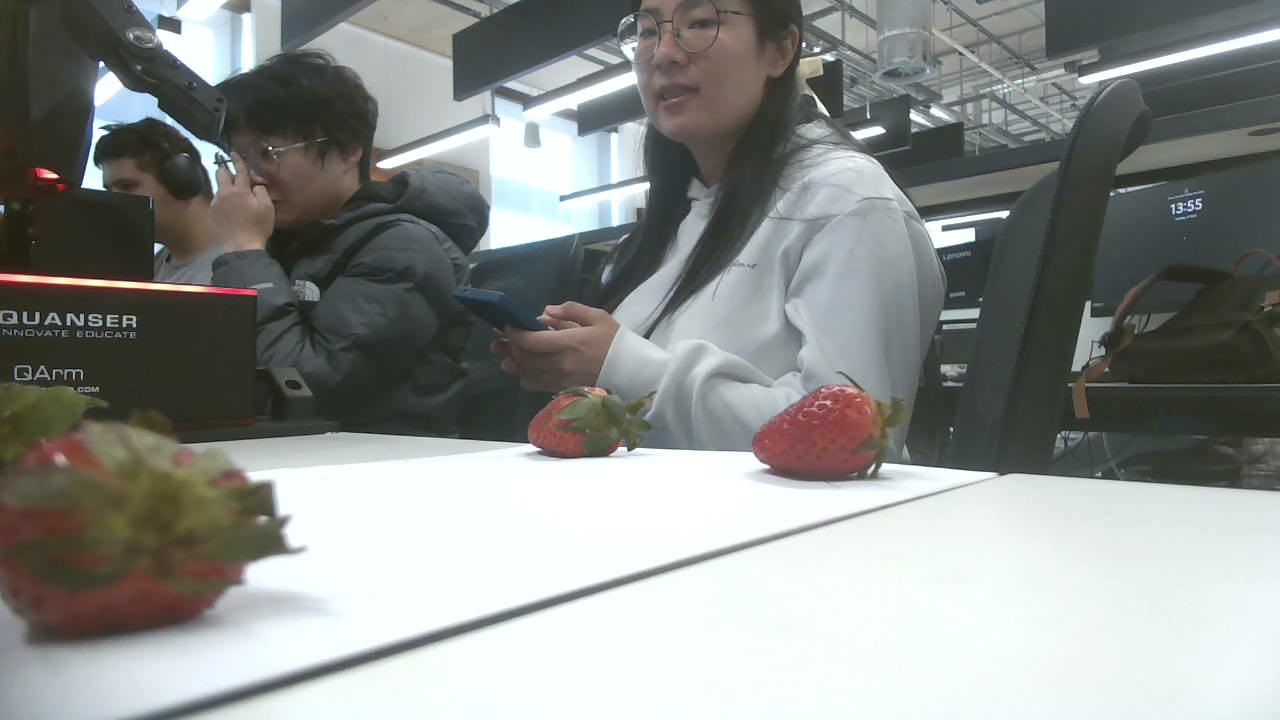
#> input picture logs/ugreen_pickhome1_reference.png, 1280 x 720 px
$ python -i fruit_detector.py   (imports and definitions only)
#> lines starting #> are read from the running program, lines starting #| are printed output that depends on the picture; after the words box and inside, x2 and y2 are one past the last pixel; in counts of white or black regions, pixels touching at a corner belong together
#> further down, picture is the input picture: shape (720, 1280, 3); mean B, G, R 140.3, 143.1, 139.8
"""
Fruit detector for the overhead-vision pipeline.

See docs/superpowers/specs/2026-04-22-overhead-vision-pipeline-design.md §3.2.

Consumes a D415 RGB frame, a D415 depth frame, and a SessionCal (from D1).
Returns a list of `Detection` objects, each carrying the fruit type,
pixel + base-frame coordinates, and confidence.

Pure OpenCV 4.x; no hardware imports, no ML.
"""
from __future__ import annotations
from dataclasses import dataclass
from typing import Any
import numpy as np
import cv2


@dataclass
class Detection:
    fruit_type: str              # "banana" | "tomato" | "strawberry"
    center_px: tuple             # (cx, cy) in image pixels
    center_base_m: np.ndarray    # shape (3,) XYZ in robot base frame, metres
    confidence: float            # 0..1
    area_px: int
    bbox: tuple                  # (x, y, w, h) — opencv convention
    # XY unit vector in base frame pointing from the red centroid toward
    # the calyx centroid. Strawberry-only and only when green pixels were
    # actually found; banana/tomato leave this as None. Consumed by
    # picker_viewer._pick_one to bias the pick toward the wide body.
    calyx_dir_base_unit: np.ndarray | None = None

    # [12 lines left out: function to_dict, not called in this run]


# ------------------------------------------------------------------------
# Default HSV ranges (OpenCV convention: H=0-179, S=0-255, V=0-255).
# Starting values for lab tuning; hsv_tuner.py (D4-AM) can override.
# ------------------------------------------------------------------------
HSV_RANGES = {
    # Widened on 2026-04-22 after lab sampling: banana under warm lighting
    # sits at H≈15 (orange-yellow), and tomato shadows go down to V≈59.
    "banana":      {"h": [14, 40],  "s": [80, 255], "v": [60, 255]},
    "tomato":      {"h_wrap1": [0, 10],  "h_wrap2": [170, 180],
                    "s": [80, 255], "v": [40, 255]},
    "strawberry":  {"h_wrap1": [0, 10],  "h_wrap2": [170, 180],
                    "s": [80, 255], "v": [40, 255]},
    "green_calyx": {"h": [15, 90],  "s": [30, 255], "v": [15, 255]},  # widened 2026-04-27: prior s>=60 missed dim leaves entirely (every diag contour reported 0.0); prior h>=20 missed yellowed/dying calyx leaves whose hue falls into the orange-yellow range (H~15-20). H=15 still excludes red (H<10) so cross-class HSV stays clean.
}

_OPEN_KERNEL = np.ones((5, 5), np.uint8)
_CLOSE_KERNEL = np.ones((9, 9), np.uint8)


def hsv_mask(bgr: np.ndarray, ranges: dict) -> np.ndarray:
    """
    Build a cleaned binary mask from a BGR image using an HSV ranges dict.

    Accepts two shapes:
      single range:    {"h": [lo, hi], "s": [lo, hi], "v": [lo, hi]}
      wrap-around hue: {"h_wrap1": [..], "h_wrap2": [..], "s": [..], "v": [..]}

    Applies MORPH_OPEN 5x5 then MORPH_CLOSE 9x9 to suppress speckle and
    fill small holes.

    Returns uint8 mask of the same HxW as the input; 0 or 255.
    """
    hsv = cv2.cvtColor(bgr, cv2.COLOR_BGR2HSV)
#> hsv: shape (720, 1280, 3); mean H, S, V 71, 30.7, 146.7
    s_lo, s_hi = ranges["s"]
#> s_lo = 80; s_hi = 255
    v_lo, v_hi = ranges["v"]
#> v_lo = 60; v_hi = 255
    if "h_wrap1" in ranges and "h_wrap2" in ranges:
        lo1 = np.array([ranges["h_wrap1"][0], s_lo, v_lo], dtype=np.uint8)
        hi1 = np.array([ranges["h_wrap1"][1], s_hi, v_hi], dtype=np.uint8)
        lo2 = np.array([ranges["h_wrap2"][0], s_lo, v_lo], dtype=np.uint8)
        hi2 = np.array([ranges["h_wrap2"][1], s_hi, v_hi], dtype=np.uint8)
        mask = cv2.bitwise_or(cv2.inRange(hsv, lo1, hi1),
                               cv2.inRange(hsv, lo2, hi2))
    else:
        lo = np.array([ranges["h"][0], s_lo, v_lo], dtype=np.uint8)
#> lo = [14, 80, 60]
        hi = np.array([ranges["h"][1], s_hi, v_hi], dtype=np.uint8)
#> hi = [40, 255, 255]
        mask = cv2.inRange(hsv, lo, hi)
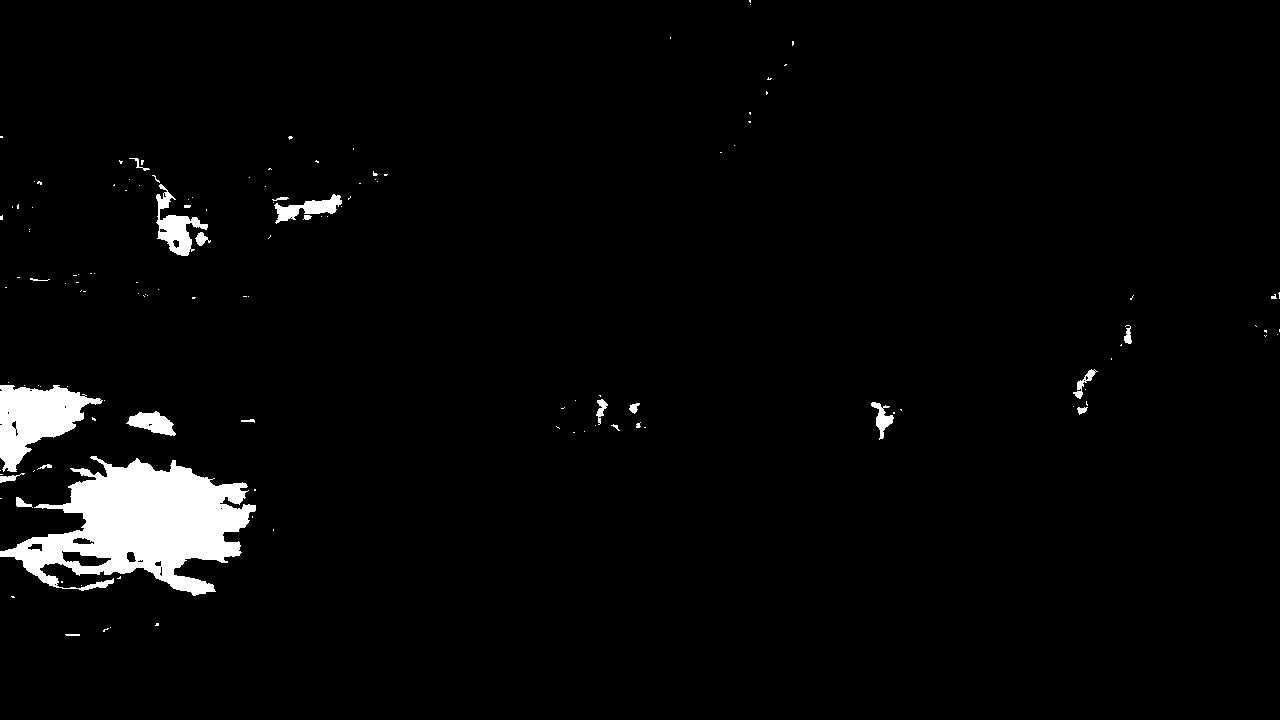
#> mask: shape (720, 1280); 3% white; 134 white regions (110 under 20 px), largest, box (x1, y1, x2, y2) and area: (0, 456, 256, 596) 18460, (0, 385, 103, 472) 4712, (156, 184, 208, 256) 1342
    mask = cv2.morphologyEx(mask, cv2.MORPH_OPEN, _OPEN_KERNEL)
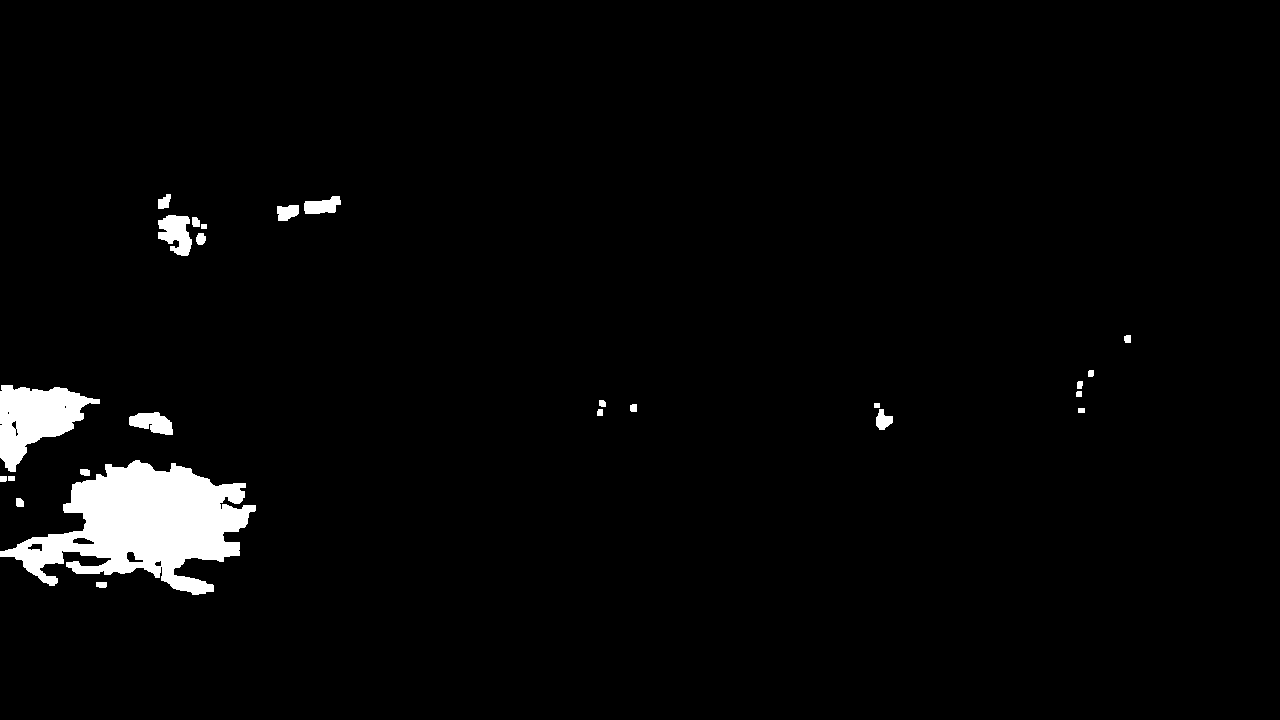
#> mask: shape (720, 1280); 2.8% white; 25 white regions, largest, box (x1, y1, x2, y2) and area: (0, 460, 256, 595) 17796, (0, 385, 100, 472) 4625, (158, 215, 192, 256) 946
    mask = cv2.morphologyEx(mask, cv2.MORPH_CLOSE, _CLOSE_KERNEL)
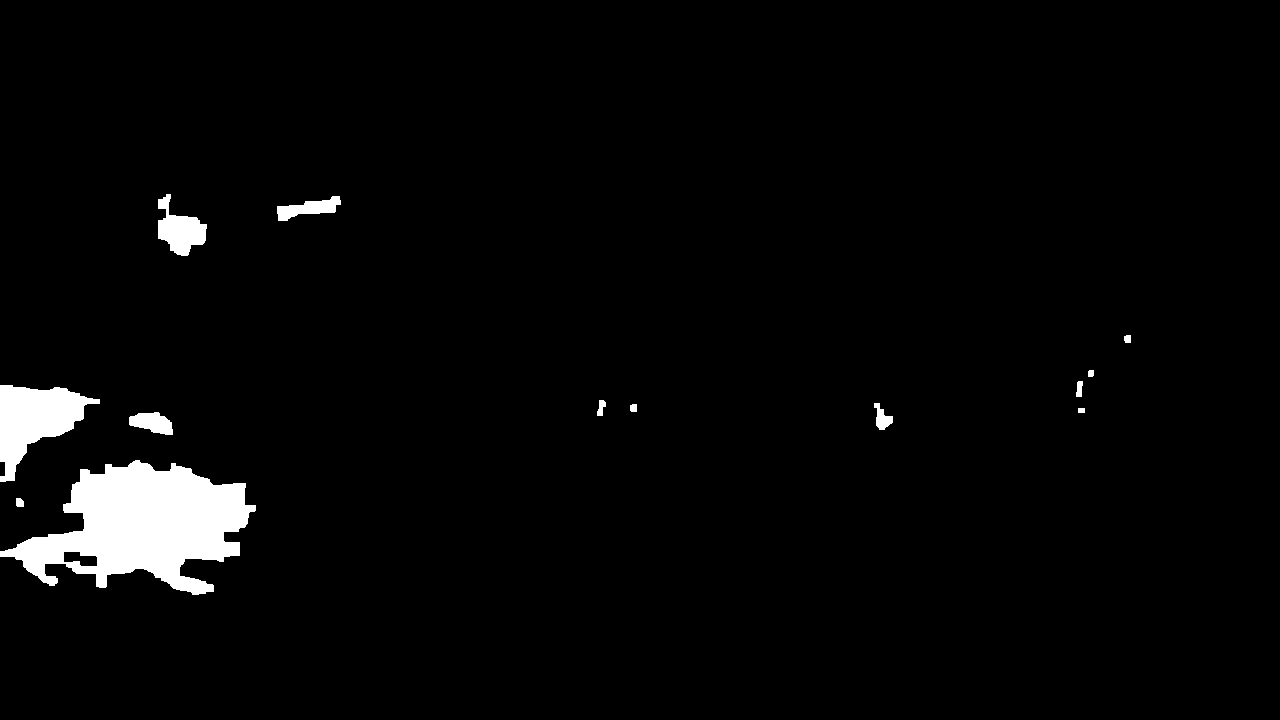
#> mask: shape (720, 1280); 3% white; 13 white regions
    return mask


# ------------------------------------------------------------------------
# Per-class detection. Each _detect_* returns a list of raw hits:
#   [((cx, cy), area_px, (bx, by, bw, bh), confidence), ...]
# The top-level detect_fruits() wraps these into Detection objects with
# base-frame coordinates.
# ------------------------------------------------------------------------
_BANANA_MIN_AREA = 5000     # raised 2026-04-27 from 800: yellowed/dim strawberry calyx leaves fall into banana HSV (H 14-40, S 80+, V 60+) and have leaf-elongated shape that passes the aspect gate; they show up as ~1-3k px ghost bananas sitting on the strawberry's head. Real bananas at survey1 distance are 20k-50k px so 5000 is a safe floor with 4x margin.
_BANANA_MAX_AREA = 80000   # widened 2026-04-22 for survey1 ~33 cm: close-up bananas reach ~50k px
_BANANA_MIN_ASPECT = 1.5   # loosened 2026-04-22: overhead view of a curved banana has aspect ~1.5-2.0; orange-yellow non-banana items are rare on the lab table


def _detect_banana_contours(bgr: np.ndarray) -> list:
    """Find banana blobs (yellow + elongated). Pure 2D; no depth, no base
    coords. Each hit: ((cx, cy), area_px, (x, y, w, h), confidence)."""
    mask = hsv_mask(bgr, HSV_RANGES["banana"])
    contours, _ = cv2.findContours(mask, cv2.RETR_EXTERNAL,
                                    cv2.CHAIN_APPROX_SIMPLE)
#> contours = 13 contours; largest, box (x1, y1, x2, y2) and area: (0, 460, 256, 595) 18614, (0, 385, 100, 482) 4687, (158, 194, 207, 256) 1500, (277, 196, 341, 221) 725, (129, 412, 173, 435) 629
    hits = []
    for c in contours:
        area = float(cv2.contourArea(c))
        if area < _BANANA_MIN_AREA or area > _BANANA_MAX_AREA:
            continue
        (cx, cy), (w_r, h_r), _ = cv2.minAreaRect(c)
        if w_r < 1 or h_r < 1:
            continue
        aspect = max(w_r, h_r) / min(w_r, h_r)
        if aspect < _BANANA_MIN_ASPECT:
            continue
        x, y, w_b, h_b = cv2.boundingRect(c)
        # Score: 0.5 at MIN aspect (so anything that already passes the
        # aspect gate clears CONFIDENCE_MIN=0.35 cleanly), rising to 1.0
        # at aspect = MIN + 1.0. Rejected contours (aspect < MIN) never
        # reach this line because of the `continue` above.
        aspect_score = 0.5 + min(0.5, (aspect - _BANANA_MIN_ASPECT) / 2.0)
        hits.append(((int(cx), int(cy)), int(area),
                     (int(x), int(y), int(w_b), int(h_b)),
                     float(aspect_score), None))
#> this loop made 13 passes
#> area on passes 1, 3, 5, 6, 7, 8, 9, 10, 11, 12, 13: 51, 629, 40, 236, 72.5, 4687, 68.5, 29, 39, 725, 1500
#> (area, cx, cy, w_r, h_r, aspect, x, y) on pass 2: (18614, 127.9, 524.6, 130.4, 251.9, 1.93, 0, 460)
#> after the loop, hits = 1 item
    return hits


_TOMATO_MIN_AREA = 1500        # raised 2026-04-22: speckle in shadow regions trips 400, real tomatoes are 10k+ px at survey1 distance
_TOMATO_MAX_AREA = 60000       # raised 2026-04-23: closer-to-base chessboard pushes tomato to 45k px; cap was too tight
_TOMATO_MIN_CIRCULARITY = 0.4   # loosened 2026-04-22: specular highlights bite chunks out of tomato contour, dropping effective circ to ~0.50; green-above rejection keeps strawberries separate
_TOMATO_MAX_ASPECT = 1.8        # added 2026-04-22: circ alone can't distinguish shadowed round tomato (circ 0.50) from elongated red chili (circ 0.42). Aspect cap does the separation cleanly — real tomatoes sit at ~1.0-1.7, elongated reds are >2.
_GREEN_ABOVE_BAND_PX = (10, 20)   # band (min, max) px above blob top
_GREEN_ABOVE_RATIO = 0.05          # green pixels / band area threshold


# [101 lines left out: functions _has_green_above, _has_green_in_top_strip, _has_green_anywhere_in_bbox, _calyx_signal, _detect_tomato_contours, not called in this run]


_STRAWBERRY_MIN_AREA = 1500       # raised 2026-04-27 from 200: gripper edges and red specks at frame edges (areas 200-600 px) were passing the new shape signal (circ < 0.4) and showing up as ghost strawberries. Real lab strawberries at survey1 distance are 20k+ px, so 1500 (= _TOMATO_MIN_AREA) gives a 14x safety margin.
_STRAWBERRY_MAX_AREA = 40000      # widened 2026-04-22: close-up strawberries reach ~30k px at survey1 distance
_STRAWBERRY_MIN_CALYX = 0.05     # same threshold as tomato's rejection band
_STRAWBERRY_MAX_CIRC = 0.4       # added 2026-04-27: when calyx is not visible (camera-facing-away orientation, brown/dim leaves), an irregular shape (circ < 0.4) is itself a strawberry signal. Set equal to _TOMATO_MIN_CIRCULARITY so the two classes never overlap on the shape axis (tomato accepts circ >= 0.4, strawberry shape-signal fires at circ < 0.4).


# [95 lines left out: functions _taper_score, _detect_strawberry_contours, _calyx_centroid_px, not called in this run]


_DEPTH_MIN_VALID = 8       # min valid samples in the patch
_DEPTH_MIN_MM = 10
_DEPTH_MAX_MM = 800


# [62 lines left out: functions sample_depth_at_pixel, pixel_to_base_frame, not called in this run]


CONFIDENCE_MIN = 0.35

# Per-type fruit top-of-fruit height above the table surface (mm).
# Used when D415 depth is missing OR outside a plausible range. In the
# 2026-04-22 D4 smoke test, survey1 was ~42 deg off nadir and D415 depth
# along the oblique ray gave values ~2x the true vertical height. Falling
# back to these defaults gives stable base-Z for picking.
_FRUIT_TOP_Z_MM = {
    "banana": 25,
    "tomato": 55,     # 2026-04-24: measured ~5.5 cm on the lab tomato
    "strawberry": 25,
}


# [71 lines left out: functions _resolve_top_z, detect_fruits, not called in this run]

>>> import cv2
>>> picture = cv2.imread('../logs/ugreen_pickhome1_reference.png')
>>> result = _detect_banana_contours(picture)
#> result = 1 item
